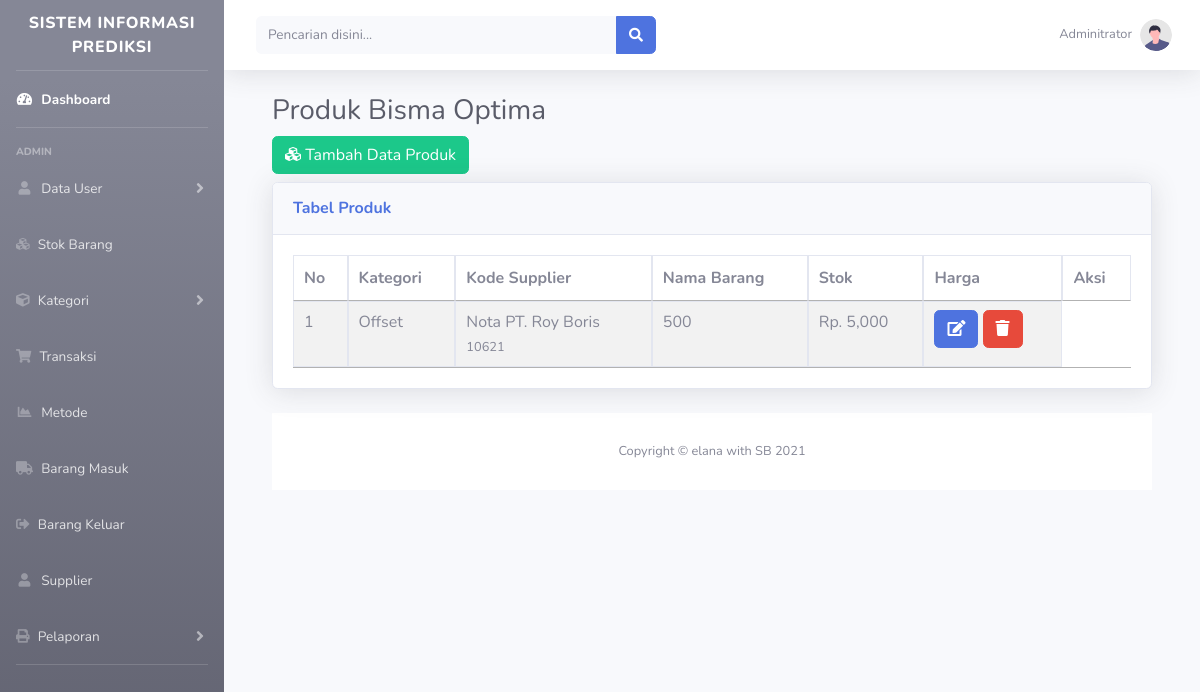
Screenshot of /?halaman=produk (signed in) with the database file from the repository.
### tables this page shows
CREATE TABLE `barang` (
  `barang_id` int(5) NOT NULL,
  `kategori_id` int(11) DEFAULT NULL,
  `kode_barang` int(11) NOT NULL,
  `nama_barang` varchar(100) DEFAULT NULL,
  `stok_id` int(11) DEFAULT NULL,
  `harga` int(20) DEFAULT NULL
);

CREATE TABLE `kategori` (
  `id` int(5) NOT NULL,
  `nama_kategori` varchar(100) DEFAULT NULL
);

### admin/produk/index_produk.php (the view)
<div class="container-fluid">
    <h1 class="h3 mb-2 text-gray-800">Produk Bisma Optima </h1>
    <div class="box">
        <div class="box-header">
            <h3 class="box-title"><span class="pull-right"><a href="?halaman=produk&aksi=tambah" class="btn btn-success"><i class="fa fa-cubes"></i> Tambah Data Produk</a></span></h3>
            <div class="card shadow mb-4">
                <div class="card-header py-3">
                    <h6 class="m-0 font-weight-bold text-primary">Tabel Produk</h6>
                </div>
                <div class="card-body">
                    <div class="table-responsive">
                        <table id="example1" class="table table-bordered table-striped">
                            <thead>
                                <tr>
                                    <th>No</th>
                                    <th>Kategori</th>
                                    <th>Kode Supplier</th>
                                    <th>Nama Barang</th>
                                    <th>Stok</th>
                                    <th>Harga</th>
                                    <th>Aksi</th>
                                </tr>
                            </thead>
                            <tbody>
                                <?php
                                $no = 1;
                                $sql = "select * from barang";
                                $query = mysqli_query($conn, $sql);
                                foreach ($query as $row ):
                                    $kategori_id=mysqli_fetch_array(mysqli_query($conn,"SELECT * from kategori where id = '$row[kategori_id]'"));
                                ?>
                                        <tr>
                                            <td><?= $no++; ?></td>
                                            <td><?php echo $kategori_id['nama_kategori']; ?></td>
                                            <td><?= $row['nama_barang'] ?>
                                                <br>
                                                <small class="text-muted">
                                                    <?php echo $row['kode_barang']; ?>
                                                </small>
                                            </td>
                                            <td><?= $row['stok_id'] ?></td>
                                            <td><?php echo "Rp. " . number_format($row['harga']); ?></td>
                                            <td>
                                                <a href="?halaman=produk&aksi=edit&id=<?= $row['id'] ?>" class="btn btn-primary"><i class="fa fa-edit"></i></a>
                                                <a href="?halaman=produk&aksi=delete&id=<?= $row['id'] ?>" class="btn btn-danger" onclick="return confirm('Apakah data akan dihapus?')"><i class="fa fa-trash"></i></a>
                                            </td>
                                        </tr>
                                <?php
                                    endforeach;?>
                            </tbody>
                        </table>
                    </div>
                </div>
            </div>
        </div>

### rows the page displays
barang: kategori.nama_kategori "Offset", nama_barang "Nota PT. Roy Boris", kode_barang "10621", stok "500", harga "5,000"
